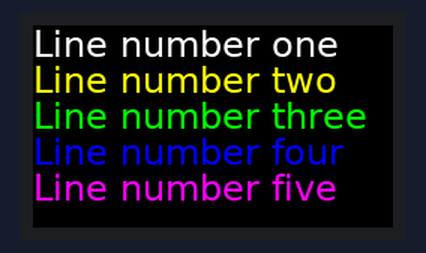
A program run on a simulated Raspberry Pi (BCM pin numbers). Shown: 240×135 colour display.

Above: at 0.1 s.

The program:

rgb_display_minipitft.101.py
```python
# -*- coding: utf-8 -*-

import time
import subprocess
import digitalio
import board
from PIL import Image, ImageDraw, ImageFont
import adafruit_rgb_display.st7789 as st7789


# Configuration for CS and DC pins (these are FeatherWing defaults on M0/M4):
cs_pin = digitalio.DigitalInOut(board.CE0)
dc_pin = digitalio.DigitalInOut(board.D25)
reset_pin = None

# Config for display baudrate (default max is 24mhz):
BAUDRATE = 64000000

# Setup SPI bus using hardware SPI:
spi = board.SPI()

# Create the ST7789 display:
disp = st7789.ST7789(
    spi,
    cs=cs_pin,
    dc=dc_pin,
    rst=reset_pin,
    baudrate=BAUDRATE,
    width=135,
    height=240,
    x_offset=53,
    y_offset=40,
)

# Create blank image for drawing.
# Make sure to create image with mode 'RGB' for full color.
height = disp.width  # we swap height/width to rotate it to landscape!
width = disp.height
image = Image.new("RGB", (width, height))
rotation = 90
font_size = 24
font = ImageFont.truetype("/usr/share/fonts/truetype/dejavu/DejaVuSans.ttf", font_size)

# Get drawing object to draw on image.
draw = ImageDraw.Draw(image)


def cls(width, height, color="#000000"):
    # Draw a black filled box to clear the image.
    draw.rectangle((0, 0, width, height), outline=0, fill=color)  # fill=(0, 0, 0))


def display(rotation):
    disp.image(image, rotation)


padding = -2
top = padding
bottom = height - padding
# Move left to right keeping track of the current x position for drawing shapes.
x = 0

# Alternatively load a TTF font.  Make sure the .ttf font file is in the
# same directory as the python script!
# Some other nice fonts to try: http://www.dafont.com/bitmap.php

# Turn on the backlight
backlight = digitalio.DigitalInOut(board.D22)
backlight.switch_to_output()
backlight.value = True
keep_looping = True
while keep_looping:
    try:
        # Draw a black filled box to clear the image.
        cls(width, height)

        # Write four lines of text.
        y = top
        draw.text((x, y), "Line number one", font=font, fill="#FFFFFF")      # White
        y += font_size  # font.getsize("-")[1]
        # print("Font Height: {}".format(font.getsize("-")[1]))
        draw.text((x, y), "Line number two", font=font, fill="#FFFF00")      # Yellow
        y += font_size  # font.getsize("-")[1]
        draw.text((x, y), "Line number three", font=font, fill="#00FF00")    # Green
        y += font_size  # font.getsize("-")[1]
        draw.text((x, y), "Line number four", font=font, fill="#0000FF")     # Blue
        y += font_size  # font.getsize("-")[1]
        draw.text((x, y), "Line number five", font=font, fill="#FF00FF")     # Purple

        # Display image.
        display(rotation)
        time.sleep(0.1)  # Wait for Ctrl-C
    except KeyboardInterrupt:
        print("\n\t\tUser interrupted, exiting.")
        keep_looping = False
        # clean the screen
        cls(width, height)
        display(rotation)
```
